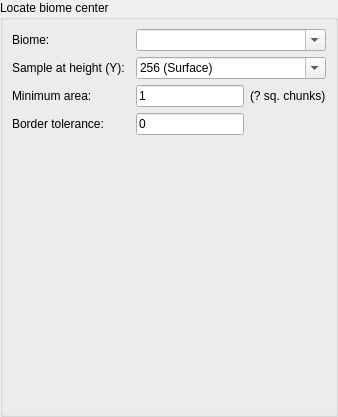
         <widget class="QWidget" name="pageBiomeCenter">
          <layout class="QGridLayout" name="gridLayout_18">
           <property name="leftMargin">
            <number>0</number>
           </property>
           <property name="topMargin">
            <number>0</number>
           </property>
           <property name="rightMargin">
            <number>0</number>
           </property>
           <property name="bottomMargin">
            <number>0</number>
           </property>
           <property name="spacing">
            <number>0</number>
           </property>
           <item row="0" column="0">
            <widget class="QGroupBox" name="groupBox_5">
             <property name="title">
              <string>Locate biome center</string>
             </property>
             <layout class="QGridLayout" name="gridLayout_19">
              <item row="3" column="0">
               <widget class="QLabel" name="label_4">
                <property name="text">
                 <string>Border tolerance:</string>
                </property>
               </widget>
              </item>
              <item row="0" column="0">
               <widget class="QLabel" name="label_6">
                <property name="text">
                 <string>Biome:</string>
                </property>
               </widget>
              </item>
              <item row="2" column="2" colspan="2">
               <widget class="QLineEdit" name="lineBiomeSize">
                <property name="text">
                 <string>1</string>
                </property>
               </widget>
              </item>
              <item row="4" column="1">
               <spacer name="verticalSpacer_4">
                <property name="orientation">
                 <enum>Qt::Vertical</enum>
                </property>
                <property name="sizeHint" stdset="0">
                 <size>
                  <width>20</width>
                  <height>270</height>
                 </size>
                </property>
               </spacer>
              </item>
              <item row="2" column="0">
               <widget class="QLabel" name="label_5">
                <property name="text">
                 <string>Minimum area:</string>
                </property>
               </widget>
              </item>
              <item row="1" column="0" colspan="2">
               <widget class="QLabel" name="labelY_2">
                <property name="text">
                 <string>Sample at height (Y):</string>
                </property>
               </widget>
              </item>
              <item row="3" column="2" colspan="2">
               <widget class="QLineEdit" name="lineTolerance">
                <property name="text">
                 <string>0</string>
                </property>
               </widget>
              </item>
              <item row="2" column="4">
               <widget class="QLabel" name="labelBiomeSize">
                <property name="sizePolicy">
                 <sizepolicy hsizetype="MinimumExpanding" vsizetype="Preferred">
                  <horstretch>0</horstretch>
                  <verstretch>0</verstretch>
                 </sizepolicy>
                </property>
                <property name="text">
                 <string>(? sq. chunks)</string>
                </property>
               </widget>
              </item>
              <item row="0" column="2" colspan="3">
               <widget class="StyledComboBox" name="comboMatchBiome">
                <property name="editable">
                 <bool>true</bool>
                </property>
                <property name="maxVisibleItems">
                 <number>20</number>
                </property>
               </widget>
              </item>
              <item row="1" column="2" colspan="3">
               <widget class="StyledComboBox" name="comboY2">
                <property name="editable">
                 <bool>true</bool>
                </property>
                <property name="maxVisibleItems">
                 <number>12</number>
                </property>
                <item>
                 <property name="text">
                  <string>256 (Surface)</string>
                 </property>
                </item>
                <item>
                 <property name="text">
                  <string>128 (Nether Roof)</string>
                 </property>
                </item>
                <item>
                 <property name="text">
                  <string>62 (Sea Level)</string>
                 </property>
                </item>
                <item>
                 <property name="text">
                  <string>48</string>
                 </property>
                </item>
                <item>
                 <property name="text">
                  <string>32</string>
                 </property>
                </item>
                <item>
                 <property name="text">
                  <string>16</string>
                 </property>
                </item>
                <item>
                 <property name="text">
                  <string>0</string>
                 </property>
                </item>
                <item>
                 <property name="text">
                  <string>-16</string>
                 </property>
                </item>
                <item>
                 <property name="text">
                  <string>-32</string>
                 </property>
                </item>
                <item>
                 <property name="text">
                  <string>-48</string>
                 </property>
                </item>
                <item>
                 <property name="text">
                  <string>-64 (Bedrock)</string>
                 </property>
                </item>
               </widget>
              </item>
             </layout>
            </widget>
           </item>
          </layout>
         </widget>
